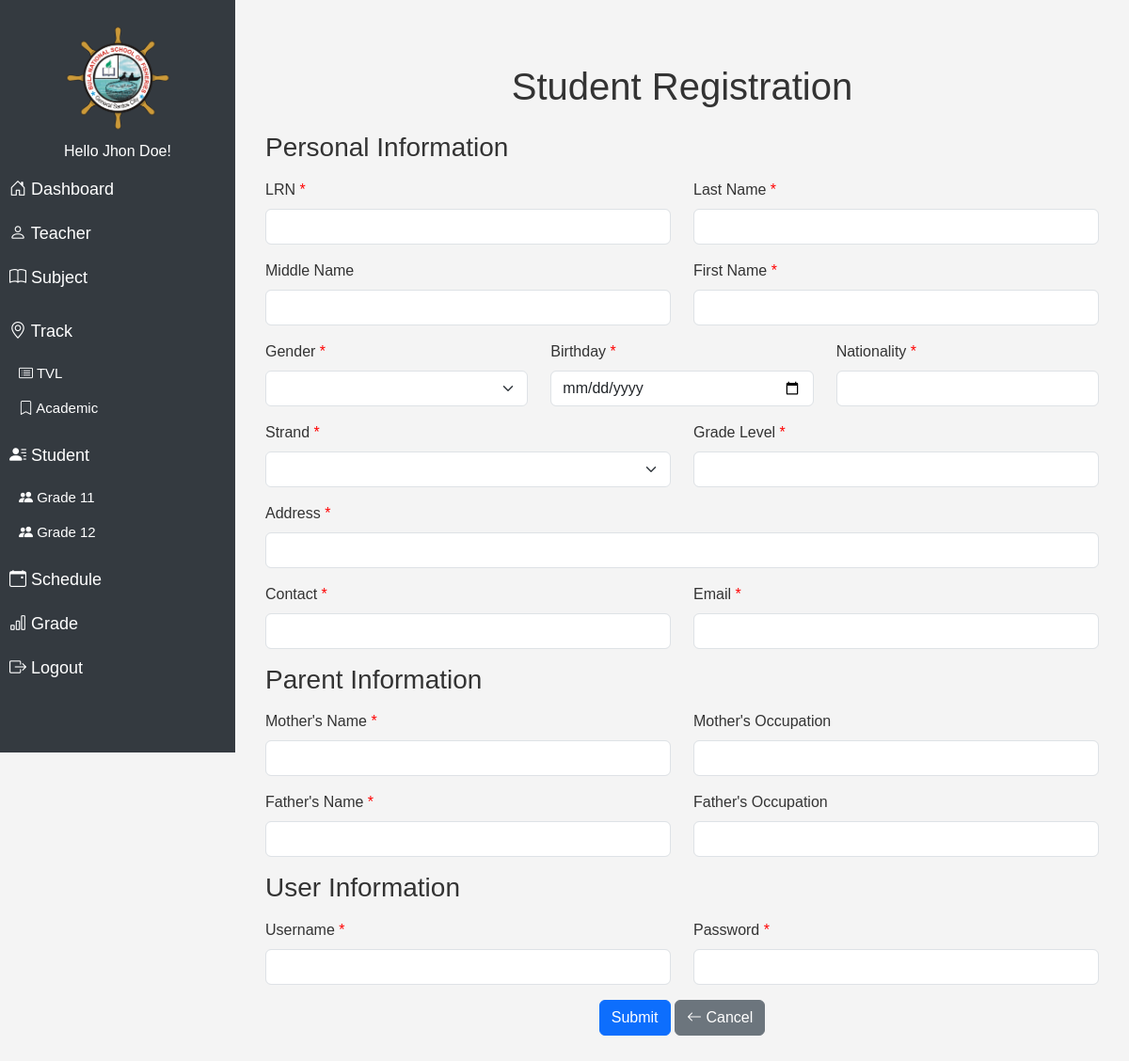
Page /modules/student/add.php?student=1 (signed in) on the earlier database version.
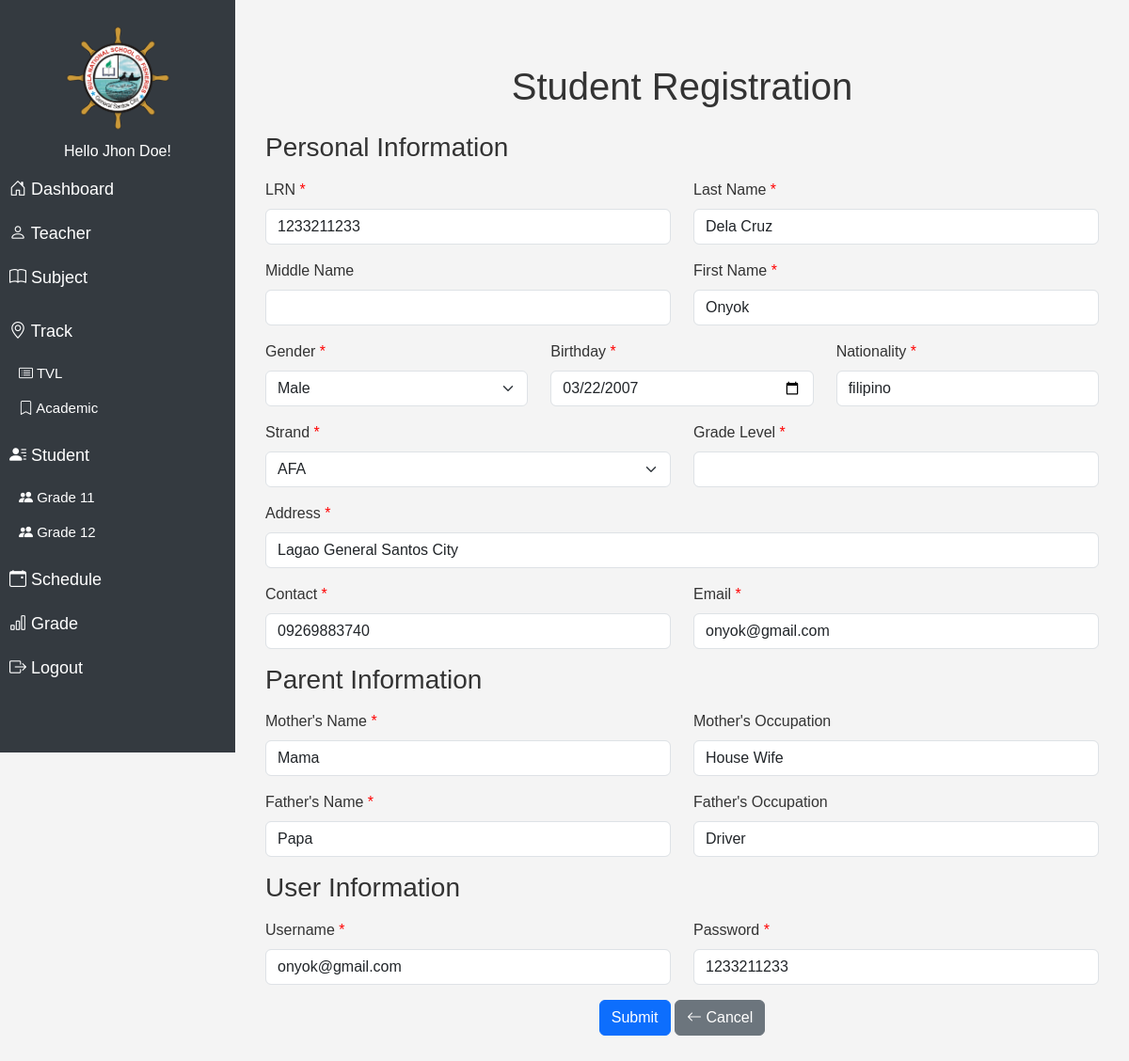
Same page on the later database version.
### tables this page shows
CREATE TABLE `student` (
  `id` int(11) NOT NULL,
  `lrn` varchar(100) NOT NULL,
  `first_name` varchar(100) NOT NULL,
  `middle_name` varchar(100) DEFAULT NULL,
  `last_name` varchar(100) NOT NULL,
  `gender` varchar(100) NOT NULL,
  `age` varchar(11) NOT NULL,
  `nationality` varchar(50) NOT NULL,
  `birthday` date NOT NULL,
  `address` varchar(255) NOT NULL,
  `contact` varchar(20) NOT NULL,
  `email` varchar(100) NOT NULL,
  `mothers_name` varchar(100) NOT NULL,
  `mothers_occupation` varchar(100) DEFAULT NULL,
  `fathers_name` varchar(100) NOT NULL,
  `fathers_occupation` varchar(100) DEFAULT NULL,
  `strand` varchar(100) NOT NULL,
  `grade_level` varchar(100) NOT NULL,
  `username` varchar(100) NOT NULL,
  `password` varchar(255) NOT NULL,
  `del_status` enum('active','deleted') DEFAULT 'active',
  `created_at` timestamp NOT NULL DEFAULT current_timestamp(),
  `updated_at` timestamp NOT NULL DEFAULT current_timestamp() ON UPDATE current_timestamp()
);

CREATE TABLE `strand` (
  `id` int(11) NOT NULL,
  `track` varchar(100) NOT NULL,
  `code` varchar(100) NOT NULL,
  `name` varchar(100) NOT NULL,
  `details` varchar(100) NOT NULL,
  `teacher_id` varchar(100) NOT NULL,
  `del_status` varchar(100) NOT NULL
);

### modules/student/add.php (the view, shortened to what the changed rows need)
<!DOCTYPE html>
<html lang="en">
<head>
  <link rel="stylesheet" href="../../assets/css/navbar.css">
  <link rel="stylesheet" href="../../assets/css/bootstrap5.3.0/bootstrap.min.css">
   <link rel="stylesheet" href="../../assets/css/styles.css">
</head>
<body>
  <?php
  include "../../navbar.php";
  include "../../db_conn.php";
  $strand_query = mysqli_query($conn, "SELECT * FROM strand WHERE del_status != 'deleted'");
  ?>
  <div class="content" id="content">
    <div class="container my-5">
      <h1 class="text-center mb-4">Student Registration</h1>
<?php
if (isset($_GET['student'])){
  $id2 = $_GET['student'];
    $query2 = "SELECT s.*, CONCAT(t.name) AS strand_name
    FROM student s
    LEFT JOIN strand t ON s.strand = t.id
    WHERE s.del_status != 'deleted' AND s.grade_level = '11' AND s.id = '$id2'";
    $result2 = mysqli_query($conn, $query2);
    $row = mysqli_fetch_assoc($result2);
}
?>
      <form action="create.php" method="POST">
        <div class="row mb-3">
          <div class="col-md-6">
            <label for="lrn" class="form-label required">LRN</label>
            <input type="text" class="form-control" name="lrn" id="lrn" pattern="\d{13}" title="LRN must be exactly 13 digits" maxlength="13" value="<?php if (isset($_GET['student'])){ echo $row['lrn']; } ?>" required>
          </div>
          <div class="col-md-6">
            <label for="last_name" class="form-label required">Last Name</label>
            <input type="text" class="form-control" id="last_name" name="last_name" value="<?php if (isset($_GET['student'])){ echo $row['last_name']; } ?>" required>
          </div>
        </div>
        <div class="row mb-3">
          <div class="col-md-6">
            <label for="first_name" class="form-label required">First Name</label>
            <input type="text" class="form-control" id="first_name" name="first_name" value="<?php if (isset($_GET['student'])){ echo $row['first_name']; } ?>" required>
          </div>
        </div>
        <div class="row mb-3">
          <div class="col-md-4">
            <label for="gender" class="form-label required">Gender</label>
            <select class="form-select" id="gender" name="gender" required>
              <option value="<?php if (isset($_GET['student'])){ echo $row['gender']; } ?>"><?php if (isset($_GET['student'])){ echo $row['gender']; }else { echo "Select"; } ?></option>
              <option value="Male">Male</option>
            </select>
          </div>
          <div class="col-md-4">
            <label for="birthday" class="form-label required">Birthday</label>
            <input type="date" class="form-control" id="birthday" name="birthday" value="<?php if (isset($_GET['student'])){ echo $row['birthday']; } ?>" required>
          </div>
          <div class="col-md-4">
            <label for="nationality" class="form-label required">Nationality</label>
            <input type="text" class="form-control" id="nationality" name="nationality" value="<?php if (isset($_GET['student'])){ echo $row['nationality']; } ?>" required>
          </div>
        </div>
        <div class="row mb-3">
          <div class="col-md-6">
            <label for="strand" class="form-label required">Strand</label>
            <select class="form-select" id="strand" name="strand" required>
              <option value="<?php if (isset($_GET['student'])){ echo $row['strand']; } ?>" hidden>
              <?php if (isset($_GET['student'])){
                $strandId = $row['strand'];
                $strand_query2 = mysqli_query($conn, "SELECT * FROM strand WHERE del_status != 'deleted' AND id = '$strandId'");
                while ($strand2 = mysqli_fetch_assoc($strand_query2)){
                  echo $strand2['name'];
              }
            }
              else { echo "Select"; }?>
              </option>
              <?php while ($strand = mysqli_fetch_assoc($strand_query)): ?>
                            <option value="<?php echo $strand['id']; ?>"> <?php echo $strand['name']; ?> </option>
              <?php endwhile; ?>
            </select>
          </div>
        </div>
        <div class="mb-3">
          <label for="address" class="form-label required">Address</label>
          <input type="text" class="form-control" id="address" name="address" value="<?php if (isset($_GET['student'])){ echo $row['address']; } ?>" required>
        </div>
        <div class="row mb-3">
          <div class="col-md-6">
            <label for="contact" class="form-label required">Contact</label>
            <input type="text" class="form-control" id="contact" name="contact" value="<?php if (isset($_GET['student'])){ echo $row['contact']; } ?>" required>
          </div>
          <div class="col-md-6">
            <label for="email" class="form-label required">Email</label>
            <input type="email" class="form-control" id="email" name="email" value="<?php if (isset($_GET['student'])){ echo $row['email']; } ?>" required>
          </div>
        </div>
        <div class="row mb-3">
          <div class="col-md-6">
            <label for="mothers_name" class="form-label required">Mother's Name</label>
            <input type="text" class="form-control" id="mothers_name" name="mothers_name" value="<?php if (isset($_GET['student'])){ echo $row['mothers_name']; } ?>" required>
          </div>
          <div class="col-md-6">
            <label for="mothers_occupation" class="form-label">Mother's Occupation</label>
            <input type="text" class="form-control" id="mothers_occupation" name="mothers_occupation" value="<?php if (isset($_GET['student'])){ echo $row['mothers_occupation']; } ?>">
          </div>
        </div>
        <div class="row mb-3">
          <div class="col-md-6">
            <label for="fathers_name" class="form-label required">Father's Name</label>
            <input type="text" class="form-control" id="fathers_name" name="fathers_name" value="<?php if (isset($_GET['student'])){ echo $row['fathers_name']; } ?>" required>
          </div>
          <div class="col-md-6">
            <label for="fathers_occupation" class="form-label">Father's Occupation</label>
            <input type="text" class="form-control" id="fathers_occupation" name="fathers_occupation" value="<?php if (isset($_GET['student'])){ echo $row['fathers_occupation']; } ?>">
          </div>
        </div>
        <div class="row mb-3">
          <div class="col-md-6">
            <label for="username" class="form-label required">Username</label>
            <input type="text" class="form-control" id="username" name="username" required value="<?php if (isset($_GET['student'])){ echo $row['username']; } ?>" readonly>
          </div>
          <div class="col-md-6">
            <label for="password" class="form-label required">Password</label>
            <input type="text" class="form-control" id="password" name="password" value="<?php if (isset($_GET['student'])){ echo $row['password']; } ?>" readonly>
          </div>
        </div>
      </form>
    </div>
  </div>
</body>
</html>

Differences in the rows shown:
now on this page (row edited): student: lrn "1233211233", last_name "Dela Cruz", first_name "Onyok", gender "Male", birthday "03/22/2007", nationality "filipino", address "Lagao General Santos City", contact "09269883740", email "onyok@gmail.com", mothers_name "Mama", mothers_occupation "House Wife", fathers_name "Papa", fathers_occupation "Driver", username "onyok@gmail.com", password "1233211233"
now on this page (row unchanged): strand: strand "AFA"
